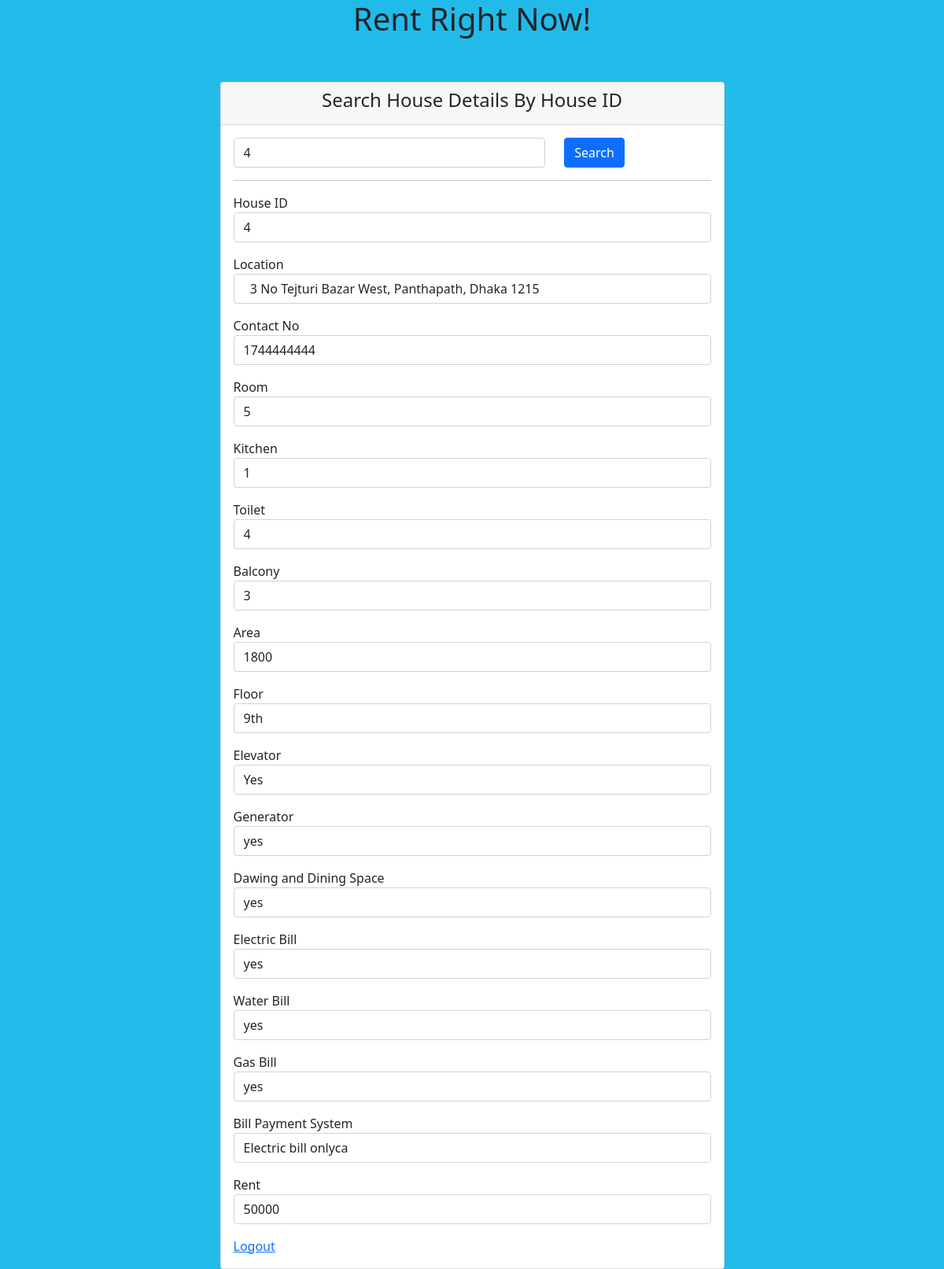
Screenshot of /houseDetails.php?house_id=4 with the database file from the repository.
### tables this page shows
CREATE TABLE `house` (
  `house_id` int(10) NOT NULL,
  `room` int(10) DEFAULT NULL,
  `kitchen` int(10) DEFAULT NULL,
  `toilet` int(10) DEFAULT NULL,
  `balcony` int(10) DEFAULT NULL,
  `area` int(10) DEFAULT NULL,
  `location` char(200) DEFAULT NULL,
  `floor` char(10) DEFAULT NULL,
  `genarator` char(10) DEFAULT NULL,
  `drawing_dining` char(10) DEFAULT NULL,
  `electric_bill` char(10) DEFAULT NULL,
  `water_bill` char(10) DEFAULT NULL,
  `gas_bill` char(10) DEFAULT NULL,
  `bill_pay_system` char(20) DEFAULT NULL,
  `contact` int(11) DEFAULT NULL,
  `lift` char(10) DEFAULT NULL,
  `Date1` char(20) DEFAULT NULL,
  `rent` char(20) DEFAULT NULL
);

### houseDetails.php (the view, shortened to what this page needs)
<!DOCTYPE html>
<html lang="en">
<head>
    <link href="https://cdn.jsdelivr.net/npm/bootstrap@5.0.0-beta1/dist/css/bootstrap.min.css" rel="stylesheet">
</head>
<body><center><h1>Rent Right Now!</h1></center>
    <div class="container">
        <div class="row justify-content-center">
            <div class="col-md-7">
                <div class="card mt-5">
                    <div class="card-header text-center">
                        <h4>Search House Details By House ID</h4>
                    </div>
                    <div class="card-body">
                        <form action="" method="GET">
                            <div class="row">
                                <div class="col-md-8">
                                    <input type="text" name="house_id" value="<?php if(isset($_GET['house_id'])){echo $_GET['house_id'];} ?>" class="form-control">
                                </div>
                                <div class="col-md-4">
                                    <button type="submit" class="btn btn-primary">Search</button>
                                </div>
                            </div>
                        </form>
                        <div class="row">
                            <div class="col-md-12">
                                <hr>
                                <?php
                                    $con = mysqli_connect("localhost","root","","rent_right_now");
                                    if(isset($_GET['house_id']))
                                    {
                                        $house_id = $_GET['house_id'];
                                        $query = "SELECT * FROM house WHERE house_id='$house_id' ";
                                        $query_run = mysqli_query($con, $query);
                                        if(mysqli_num_rows($query_run) > 0)
                                        {
                                            foreach($query_run as $row)
                                            {
                                                ?>
                                                <div class="form-group mb-3">
                                                    <label for="">House ID</label>
                                                    <input type="text" value="<?= $row['house_id']; ?>" class="form-control">
                                                </div>
                                                <div class="form-group mb-3">
                                                    <label for="">Location</label>
                                                    <input type="text" value="<?= $row['location']; ?>" class="form-control">
                                                </div>
                                                <div class="form-group mb-3">
                                                    <label for="">Contact No</label>
                                                    <input type="text" value="<?= $row['contact']; ?>" class="form-control">
                                                </div>
                                                 <div class="form-group mb-3">
                                                    <label for="">Room</label>
                                                    <input type="text" value="<?= $row['room']; ?>" class="form-control">
                                                </div>
                                                 <div class="form-group mb-3">
                                                    <label for="">Kitchen</label>
                                                    <input type="text" value="<?= $row['kitchen']; ?>" class="form-control">
                                                </div>
                                                 <div class="form-group mb-3">
                                                    <label for="">Toilet</label>
                                                    <input type="text" value="<?= $row['toilet']; ?>" class="form-control">
                                                </div>
                                                 <div class="form-group mb-3">
                                                    <label for="">Balcony</label>
                                                    <input type="text" value="<?= $row['balcony']; ?>" class="form-control">
                                                </div>
                                                 <div class="form-group mb-3">
                                                    <label for="">Area</label>
                                                    <input type="text" value="<?= $row['area']; ?>" class="form-control">
                                                </div>
                                                 <div class="form-group mb-3">
                                                    <label for="">Floor</label>
                                                    <input type="text" value="<?= $row['floor']; ?>" class="form-control">
                                                </div>
                                                 <div class="form-group mb-3">
                                                    <label for="">Elevator</label>
                                                    <input type="text" value="<?= $row['lift']; ?>" class="form-control">
                                                </div>
                                                 <div class="form-group mb-3">
                                                    <label for="">Generator</label>
                                                    <input type="text" value="<?= $row['genarator']; ?>" class="form-control">
                                                </div>
                                                 <div class="form-group mb-3">
                                                    <label for="">Dawing and Dining Space</label>
                                                    <input type="text" value="<?= $row['drawing_dining']; ?>" class="form-control">
                                                </div>
                                                 <div class="form-group mb-3">
                                                    <label for="">Electric Bill</label>
                                                    <input type="text" value="<?= $row['electric_bill']; ?>" class="form-control">
                                                </div>
                                                <div class="form-group mb-3">
                                                    <label for="">Water Bill</label>
                                                    <input type="text" value="<?= $row['water_bill']; ?>" class="form-control">
                                                </div>
                                                <div class="form-group mb-3">
                                                    <label for="">Gas Bill</label>
                                                    <input type="text" value="<?= $row['gas_bill']; ?>" class="form-control">
                                                </div>
                                                <div class="form-group mb-3">
                                                    <label for="">Bill Payment System</label>
                                                    <input type="text" value="<?= $row['bill_pay_system']; ?>" class="form-control">
                                                </div>
                                                <div class="form-group mb-3">
                                                    <label for="">Rent</label>
                                                    <input type="text" value="<?= $row['rent']; ?>" class="form-control">
                                                </div>
                                                <a href="index.php">Logout</a>
                                                <?php
                                            }
                                        }
                                        else
                                        {
                                            echo "No Record Found";
                                        }
                                    }
                                ?>
                            </div>
                        </div>
                    </div>
                </div>
            </div>
        </div>
    </div>
</body>
</html>

### houseDetails.php (style rules this page uses)
body { background-color: rgb(34,187,233); }

### rows the page displays
house: house_id "4", location "3 No Tejturi Bazar West, Panthapath, Dhaka 1215", contact "1744444444", room "5", kitchen "1", toilet "4", balcony "3", area "1800", floor "9th", lift "Yes", genarator "yes", drawing_dining "yes", electric_bill "yes", water_bill "yes", gas_bill "yes", bill_pay_system "Electric bill onlyca", rent "50000"
